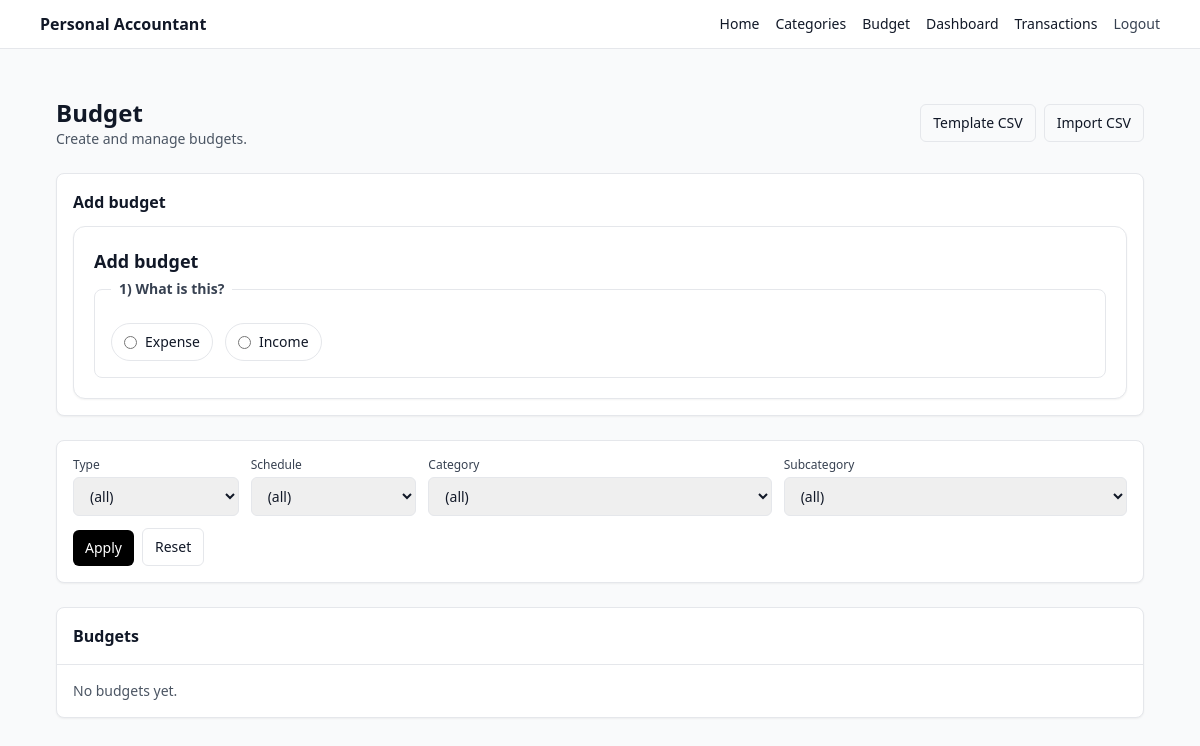
/budget (signed in), run on an earlier commit of the app's database.
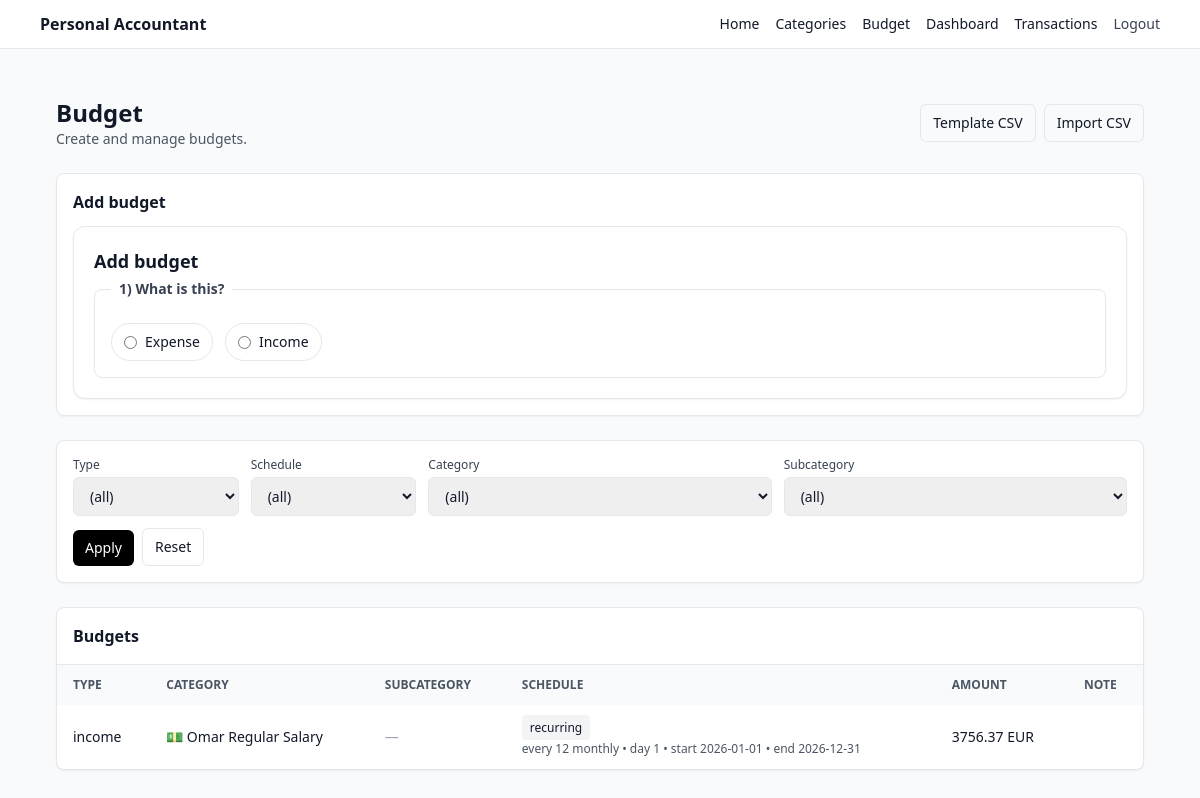
And on a later commit of the database.
### app/models.py (models this page shows)
class Budget(SQLModel, table=True):
    id: int | None = Field(default=None, primary_key=True)
    user_id: int = Field(foreign_key="user.id", index=True)
    type: BudgetType  # income/expense
    amount_cents: int
    currency: str  # e.g. "EUR"
    category_id: int = Field(foreign_key="category.id", index=True)
    subcategory_id: int | None = Field(default=None, foreign_key="subcategory.id", index=True)
    is_recurring: bool = False
    repeat_unit: RepeatUnit | None = None        # weekly/monthly/yearly
    repeat_interval: int | None = None           # every N units (1=every month/week/year)
    day_of_month: int | None = None              # for monthly/yearly patterns
    weekday: int | None = None                   # 0=Mon ... 6=Sun for weekly patterns
    one_time_date: date | None = None
    start_date: date | None = None
    end_date: date | None = None
    note: str | None = None
    created_at: datetime = Field(default_factory=datetime.utcnow)

class Category(SQLModel, table=True):
    __table_args__ = (
        UniqueConstraint("user_id", "name", name="uq_category_user_name"),
    )
    id: int | None = Field(default=None, primary_key=True)
    user_id: int = Field(foreign_key="user.id", index=True)
    name: str
    icon: str | None = None  # emoji or icon key
    created_at: datetime = Field(default_factory=datetime.utcnow)

### app/routes/budgets.py (the view)
@router.get("/budget", response_class=HTMLResponse)
def list_budget(
    request: Request,
    type: str | None = None,  # query param
    schedule: str | None = None,
    category_id: str | None = None,
    subcategory_id: str | None = None,
    q: str | None = None,
    created_from: str | None = None,
    created_to: str | None = None,
    db: Session = Depends(get_session),
    uid: int | None = Depends(current_user_id),
):
    if not uid:
        return RedirectResponse(url="/login", status_code=303)
    filters = {
        "type": (type or "").strip(),
        "schedule": (schedule or "").strip(),
        "category_id": (category_id or "").strip(),
        "subcategory_id": (subcategory_id or "").strip(),
        "q": (q or "").strip(),
        "created_from": (created_from or "").strip(),
        "created_to": (created_to or "").strip(),
    }
    return _render_budget_page(request, uid, db, filters=filters)

### templates/budget.html (shortened to what this page needs)
{% extends "_base.html" %}
{% block content %}
  <div class="mx-auto max-w-6xl px-4 py-6">
    <div class="mb-6 flex items-center justify-between">
      <div>
        <h1 class="text-2xl font-semibold">Budget</h1>
        <p class="text-sm text-gray-600">Create and manage budgets.</p>
      </div>
      <div class="flex gap-2">
        <a href="/budget/template.csv" class="rounded-md border px-3 py-2 text-sm">Template CSV</a>
        <a href="/budget/import" class="rounded-md border px-3 py-2 text-sm">Import CSV</a>
      </div>
    </div>
    <div class="mb-6 rounded-lg border bg-white p-4 shadow-sm">
      <h2 class="mb-3 font-semibold">Add budget</h2>
      {% include "_budget_form_journey.html" %}
    </div>
    {% include "_budget_filters.html" %}
    <div class="rounded-lg border bg-white shadow-sm">
      <div class="border-b p-4">
        <h2 class="font-semibold">Budgets</h2>
      </div>
      {% if budgets and budgets|length > 0 %}
        <div class="overflow-x-auto">
          <table class="w-full text-left text-sm">
            <thead class="bg-gray-50 text-xs uppercase text-gray-600">
              <tr>
                <th class="px-4 py-3">Type</th>
                <th class="px-4 py-3">Category</th>
                <th class="px-4 py-3">Subcategory</th>
                <th class="px-4 py-3">Schedule</th>
                <th class="px-4 py-3">Amount</th>
                <th class="px-4 py-3">Note</th>
              </tr>
            </thead>
            <tbody class="divide-y">
              {% for b in budgets %}
                {% set cat = categories_by_id.get(b.category_id|int) %}
                {% set sub = (subcategories_by_id.get(b.subcategory_id|int) if b.subcategory_id else None) %}
                <tr class="hover:bg-gray-50">
                  <td class="px-4 py-3">{{ (b.type.value if b.type is not string else ((b.type.split('.')[-1])|lower)) }}</td>
                  <td class="px-4 py-3">
                    {% if cat %}
                      {{ (cat.icon ~ ' ' if cat.icon else '') ~ cat.name }}
                    {% else %}
                      Category {{ b.category_id }}
                    {% endif %}
                  </td>
                  <td class="px-4 py-3">
                    {% if sub %}
                      {{ (sub.icon ~ ' ' if sub.icon else '') ~ sub.name }}
                    {% else %}
                      <span class="text-gray-400">—</span>
                    {% endif %}
                  </td>
                  <td class="px-4 py-3">
                    {% if b.is_recurring %}
                      <span class="rounded bg-gray-100 px-2 py-1 text-xs">recurring</span>
                      <div class="mt-1 text-xs text-gray-600">
                        every {{ b.repeat_interval or 1 }} {{ (b.repeat_unit.value if b.repeat_unit else b.repeat_unit) }}
                        {% if b.day_of_month is not none %} • day {{ b.day_of_month }}{% endif %}
                        {% if b.start_date %} • start {{ b.start_date }}{% endif %}
                        {% if b.end_date %} • end {{ b.end_date }}{% endif %}
                      </div>
                    {% else %}
                      <span class="rounded bg-gray-100 px-2 py-1 text-xs">one-time</span>
                      <div class="mt-1 text-xs text-gray-600">
                        {{ b.one_time_date }}
                      </div>
                    {% endif %}
                  </td>
                  <td class="px-4 py-3">
                    {{ cents_to_euros_str(b.amount_cents) }} {{ b.currency }}
                  </td>
                  <td class="px-4 py-3">
                  </td>
                </tr>
              {% endfor %}
            </tbody>
          </table>
        </div>
      {% else %}
        <div class="p-4 text-sm text-gray-600">No budgets yet.</div>
      {% endif %}
    </div>
  </div>
{% endblock %}

What changed in the data, as far as the page shows it:
added Budget: type "income", repeat_interval "12", repeat_unit "monthly", day_of_month "1", start_date "2026-01-01", end_date "2026-12-31", amount_cents "3756.37", currency "EUR"
added Category: icon+name "💵 Omar Regular Salary"
Also different on the page:
text no longer shown: "No budgets yet."
text now shown: "TYPE CATEGORY SUBCATEGORY SCHEDULE AMOUNT NOTE"
